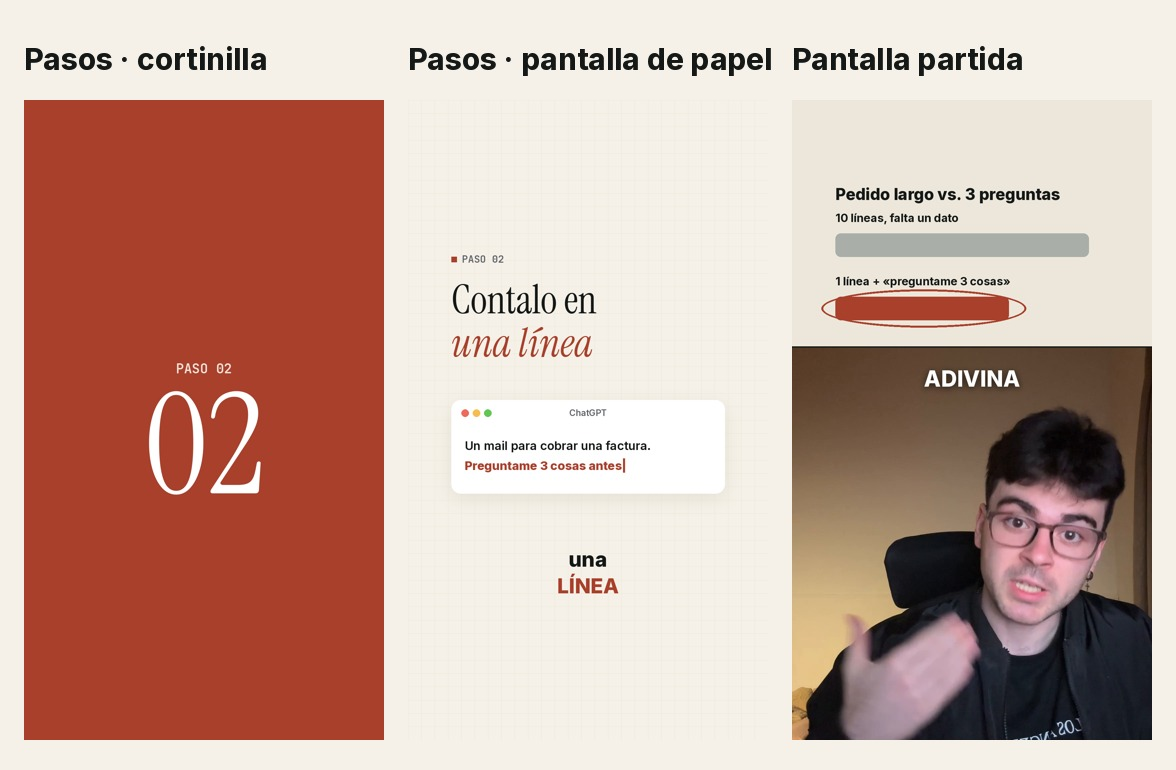

Write the Python code that produced this figure.
import sys
from PIL import Image, ImageDraw, ImageFont, ImageFilter
SP, F = sys.argv[1], '/home/user/redes/marca/fuentes/'
NOCHE, CREMA, CREMA2, BLANCO, ROJO, GRIS = (20,24,22), (245,241,232), (237,231,219), (255,255,255), (168,64,44), (95,99,104)
def inter(px, w): f = ImageFont.truetype(F+'Inter.ttf', px); f.set_variation_by_axes([w]); return f
def mono(px, w=600): f = ImageFont.truetype(F+'JetBrainsMono.ttf', px); f.set_variation_by_axes([w]); return f
SER, SERI = (lambda px: ImageFont.truetype(F+'InstrumentSerif-Regular.ttf', px)), (lambda px: ImageFont.truetype(F+'InstrumentSerif-Italic.ttf', px))
def papel():
    im = Image.new('RGB', (1080, 1920), CREMA); g = ImageDraw.Draw(im)
    for x in range(0, 1080, 40): g.line([(x, 0), (x, 1920)], fill=(236, 230, 218))
    for y in range(0, 1920, 40): g.line([(0, y), (1080, y)], fill=(236, 230, 218))
    return im
def sombra_caja(im, caja, r=28):
    s = Image.new('L', im.size, 0); ImageDraw.Draw(s).rounded_rectangle([caja[0], caja[1]+16, caja[2], caja[3]+16], r, fill=60); s = s.filter(ImageFilter.GaussianBlur(26))
    im.paste((180, 170, 150), (0, 0), s); ImageDraw.Draw(im).rounded_rectangle(caja, r, fill=BLANCO)
# 1 · cortinilla de paso: tapa el corte entre tomas
c = Image.new('RGB', (1080, 1920), ROJO); g = ImageDraw.Draw(c)
g.text((540, 820), 'PASO 02', font=mono(40), fill=(245, 225, 215), anchor='ms')
g.text((540, 1180), '02', font=SER(420), fill=BLANCO, anchor='ms')
# 2 · pantalla de papel: título serif con una palabra en cursiva + la ventana donde se escribe
p = papel(); g = ImageDraw.Draw(p)
g.rectangle([130, 470, 146, 486], fill=ROJO); g.text((162, 488), 'PASO 02', font=mono(30), fill=GRIS, anchor='ls')
f1, f2 = SER(120), SERI(120); x = 130
g.text((x, 640), 'Contalo en', font=f1, fill=NOCHE, anchor='ls'); g.text((130, 770), 'una línea', font=f2, fill=ROJO, anchor='ls')
sombra_caja(p, (130, 900, 950, 1180)); g = ImageDraw.Draw(p)
for i, col in enumerate(((236, 106, 94), (245, 190, 79), (98, 197, 84))): g.ellipse([160 + i*34, 928, 182 + i*34, 950], fill=col)
g.text((540, 948), 'ChatGPT', font=inter(26, 600), fill=GRIS, anchor='ms')
g.text((170, 1050), 'Un mail para cobrar una factura.', font=inter(36, 600), fill=NOCHE, anchor='ls')
g.text((170, 1110), 'Preguntame 3 cosas antes|', font=inter(36, 800), fill=ROJO, anchor='ls')
g.text((540, 1400), 'una', font=inter(62, 800), fill=NOCHE, anchor='ms'); g.text((540, 1480), 'LÍNEA', font=inter(62, 800), fill=ROJO, anchor='ms')
# 3 · pantalla partida: pizarrón arriba (y 0–740) y vos abajo
v = Image.new('RGB', (1080, 1920), CREMA2); cara = Image.open(f'{SP}/cara.png').convert('RGB')
v.paste(cara.crop((0, 280, 1080, 1460)).resize((1080, 1180)), (0, 740)); g = ImageDraw.Draw(v)
g.rectangle([0, 0, 1080, 740], fill=CREMA2); g.line([(0, 740), (1080, 740)], fill=NOCHE, width=4)
g.text((130, 300), 'Pedido largo vs. 3 preguntas', font=inter(48, 800), fill=NOCHE, anchor='ls')
for i, (txt, w, col) in enumerate((('10 líneas, falta un dato', 760, (169, 174, 169)), ('1 línea + «preguntame 3 cosas»', 520, ROJO))):
    y = 400 + i * 190; g.rounded_rectangle([130, y, 130 + w, y + 70], 16, fill=col)
    g.text((130, y - 34), txt, font=inter(34, 700), fill=NOCHE, anchor='ls')
g.ellipse([88, 568, 702, 682], outline=ROJO, width=6)
sub = Image.new('RGBA', (1080, 1920), (0, 0, 0, 0)); ImageDraw.Draw(sub).text((540, 860), 'ADIVINA', font=inter(66, 800), fill=BLANCO, anchor='ms')
s2 = sub.split()[3].filter(ImageFilter.GaussianBlur(10)); sh = Image.new('RGBA', sub.size, (0, 0, 0, 0)); sh.putalpha(s2.point(lambda a: a * 170 // 255))
v = v.convert('RGBA'); v.alpha_composite(sh, (0, 5)); v.alpha_composite(sub); v = v.convert('RGB')
W, H = 360, 640; hoja = Image.new('RGB', (3*W + 4*24, H + 130), CREMA); gh = ImageDraw.Draw(hoja)
for i, (nom, im) in enumerate((('Pasos · cortinilla', c), ('Pasos · pantalla de papel', p), ('Pantalla partida', v))):
    x = 24 + i * (W + 24); gh.text((x, 40), nom, font=inter(30, 750), fill=NOCHE); hoja.paste(im.resize((W, H)), (x, 100)); im.save(f'{SP}/{i}.jpg', quality=90)
hoja.save(f'{SP}/variantes.jpg', quality=92)
